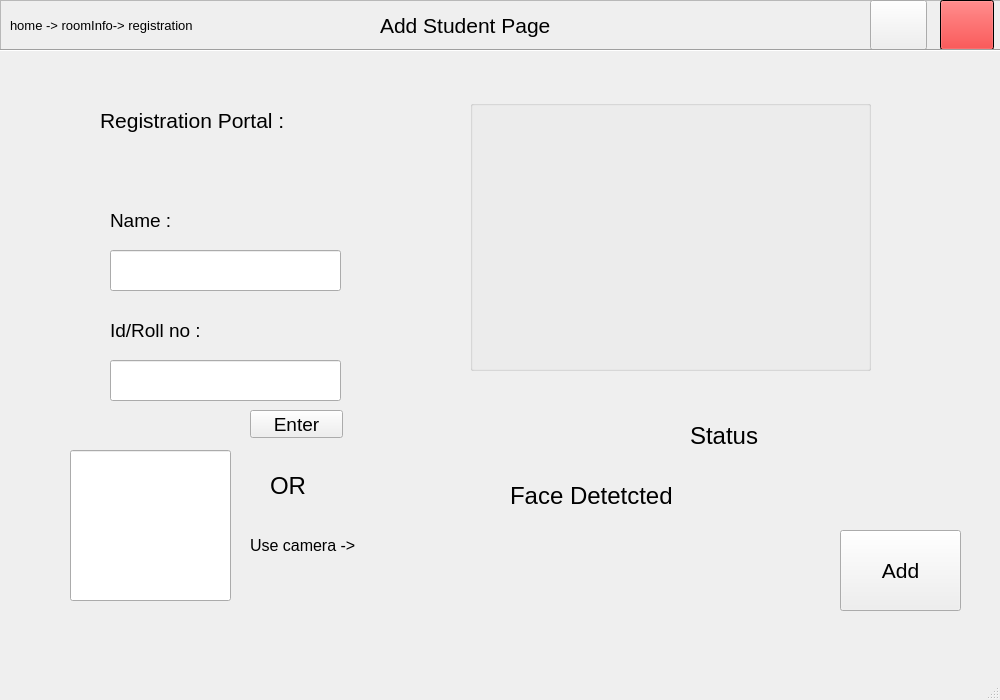
<?xml version="1.0" encoding="UTF-8"?>
<ui version="4.0">
 <class>MainWindow</class>
 <widget class="QMainWindow" name="MainWindow">
  <property name="geometry">
   <rect>
    <x>0</x>
    <y>0</y>
    <width>1000</width>
    <height>700</height>
   </rect>
  </property>
  <property name="windowTitle">
   <string>MainWindow</string>
  </property>
  <widget class="QWidget" name="centralwidget">
   <widget class="QPushButton" name="user_icon_button">
    <property name="geometry">
     <rect>
      <x>870</x>
      <y>0</y>
      <width>57</width>
      <height>50</height>
     </rect>
    </property>
    <property name="text">
     <string/>
    </property>
    <property name="icon">
     <iconset>
      <normaloff>../assets/user_icon.png</normaloff>../assets/user_icon.png</iconset>
    </property>
    <property name="iconSize">
     <size>
      <width>58</width>
      <height>54</height>
     </size>
    </property>
   </widget>
   <widget class="QPushButton" name="hamburger_button">
    <property name="geometry">
     <rect>
      <x>940</x>
      <y>0</y>
      <width>54</width>
      <height>50</height>
     </rect>
    </property>
    <property name="palette">
     <palette>
      <active>
       <colorrole role="WindowText">
        <brush brushstyle="SolidPattern">
         <color alpha="255">
          <red>255</red>
          <green>0</green>
          <blue>0</blue>
         </color>
        </brush>
       </colorrole>
       <colorrole role="Button">
        <brush brushstyle="SolidPattern">
         <color alpha="255">
          <red>255</red>
          <green>0</green>
          <blue>0</blue>
         </color>
        </brush>
       </colorrole>
       <colorrole role="Midlight">
        <brush brushstyle="SolidPattern">
         <color alpha="255">
          <red>0</red>
          <green>0</green>
          <blue>0</blue>
         </color>
        </brush>
       </colorrole>
       <colorrole role="Dark">
        <brush brushstyle="SolidPattern">
         <color alpha="255">
          <red>255</red>
          <green>0</green>
          <blue>0</blue>
         </color>
        </brush>
       </colorrole>
       <colorrole role="Text">
        <brush brushstyle="SolidPattern">
         <color alpha="255">
          <red>0</red>
          <green>0</green>
          <blue>0</blue>
         </color>
        </brush>
       </colorrole>
       <colorrole role="ButtonText">
        <brush brushstyle="SolidPattern">
         <color alpha="255">
          <red>255</red>
          <green>0</green>
          <blue>0</blue>
         </color>
        </brush>
       </colorrole>
       <colorrole role="Base">
        <brush brushstyle="SolidPattern">
         <color alpha="255">
          <red>0</red>
          <green>0</green>
          <blue>0</blue>
         </color>
        </brush>
       </colorrole>
       <colorrole role="Window">
        <brush brushstyle="SolidPattern">
         <color alpha="255">
          <red>0</red>
          <green>0</green>
          <blue>0</blue>
         </color>
        </brush>
       </colorrole>
       <colorrole role="Shadow">
        <brush brushstyle="SolidPattern">
         <color alpha="255">
          <red>0</red>
          <green>0</green>
          <blue>0</blue>
         </color>
        </brush>
       </colorrole>
       <colorrole role="AlternateBase">
        <brush brushstyle="SolidPattern">
         <color alpha="255">
          <red>0</red>
          <green>0</green>
          <blue>0</blue>
         </color>
        </brush>
       </colorrole>
       <colorrole role="PlaceholderText">
        <brush brushstyle="SolidPattern">
         <color alpha="128">
          <red>0</red>
          <green>0</green>
          <blue>0</blue>
         </color>
        </brush>
       </colorrole>
      </active>
      <inactive>
       <colorrole role="WindowText">
        <brush brushstyle="SolidPattern">
         <color alpha="255">
          <red>255</red>
          <green>0</green>
          <blue>0</blue>
         </color>
        </brush>
       </colorrole>
       <colorrole role="Button">
        <brush brushstyle="SolidPattern">
         <color alpha="255">
          <red>255</red>
          <green>0</green>
          <blue>0</blue>
         </color>
        </brush>
       </colorrole>
       <colorrole role="Midlight">
        <brush brushstyle="SolidPattern">
         <color alpha="255">
          <red>0</red>
          <green>0</green>
          <blue>0</blue>
         </color>
        </brush>
       </colorrole>
       <colorrole role="Dark">
        <brush brushstyle="SolidPattern">
         <color alpha="255">
          <red>255</red>
          <green>0</green>
          <blue>0</blue>
         </color>
        </brush>
       </colorrole>
       <colorrole role="Text">
        <brush brushstyle="SolidPattern">
         <color alpha="255">
          <red>0</red>
          <green>0</green>
          <blue>0</blue>
         </color>
        </brush>
       </colorrole>
       <colorrole role="ButtonText">
        <brush brushstyle="SolidPattern">
         <color alpha="255">
          <red>255</red>
          <green>0</green>
          <blue>0</blue>
         </color>
        </brush>
       </colorrole>
       <colorrole role="Base">
        <brush brushstyle="SolidPattern">
         <color alpha="255">
          <red>0</red>
          <green>0</green>
          <blue>0</blue>
         </color>
        </brush>
       </colorrole>
       <colorrole role="Window">
        <brush brushstyle="SolidPattern">
         <color alpha="255">
          <red>0</red>
          <green>0</green>
          <blue>0</blue>
         </color>
        </brush>
       </colorrole>
       <colorrole role="Shadow">
        <brush brushstyle="SolidPattern">
         <color alpha="255">
          <red>0</red>
          <green>0</green>
          <blue>0</blue>
         </color>
        </brush>
       </colorrole>
       <colorrole role="AlternateBase">
        <brush brushstyle="SolidPattern">
         <color alpha="255">
          <red>0</red>
          <green>0</green>
          <blue>0</blue>
         </color>
        </brush>
       </colorrole>
       <colorrole role="PlaceholderText">
        <brush brushstyle="SolidPattern">
         <color alpha="128">
          <red>0</red>
          <green>0</green>
          <blue>0</blue>
         </color>
        </brush>
       </colorrole>
      </inactive>
      <disabled>
       <colorrole role="WindowText">
        <brush brushstyle="SolidPattern">
         <color alpha="255">
          <red>255</red>
          <green>0</green>
          <blue>0</blue>
         </color>
        </brush>
       </colorrole>
       <colorrole role="Button">
        <brush brushstyle="SolidPattern">
         <color alpha="255">
          <red>255</red>
          <green>0</green>
          <blue>0</blue>
         </color>
        </brush>
       </colorrole>
       <colorrole role="Midlight">
        <brush brushstyle="SolidPattern">
         <color alpha="255">
          <red>0</red>
          <green>0</green>
          <blue>0</blue>
         </color>
        </brush>
       </colorrole>
       <colorrole role="Dark">
        <brush brushstyle="SolidPattern">
         <color alpha="255">
          <red>255</red>
          <green>0</green>
          <blue>0</blue>
         </color>
        </brush>
       </colorrole>
       <colorrole role="Text">
        <brush brushstyle="SolidPattern">
         <color alpha="255">
          <red>255</red>
          <green>0</green>
          <blue>0</blue>
         </color>
        </brush>
       </colorrole>
       <colorrole role="ButtonText">
        <brush brushstyle="SolidPattern">
         <color alpha="255">
          <red>255</red>
          <green>0</green>
          <blue>0</blue>
         </color>
        </brush>
       </colorrole>
       <colorrole role="Base">
        <brush brushstyle="SolidPattern">
         <color alpha="255">
          <red>0</red>
          <green>0</green>
          <blue>0</blue>
         </color>
        </brush>
       </colorrole>
       <colorrole role="Window">
        <brush brushstyle="SolidPattern">
         <color alpha="255">
          <red>0</red>
          <green>0</green>
          <blue>0</blue>
         </color>
        </brush>
       </colorrole>
       <colorrole role="Shadow">
        <brush brushstyle="SolidPattern">
         <color alpha="255">
          <red>0</red>
          <green>0</green>
          <blue>0</blue>
         </color>
        </brush>
       </colorrole>
       <colorrole role="AlternateBase">
        <brush brushstyle="SolidPattern">
         <color alpha="255">
          <red>0</red>
          <green>0</green>
          <blue>0</blue>
         </color>
        </brush>
       </colorrole>
       <colorrole role="PlaceholderText">
        <brush brushstyle="SolidPattern">
         <color alpha="128">
          <red>0</red>
          <green>0</green>
          <blue>0</blue>
         </color>
        </brush>
       </colorrole>
      </disabled>
     </palette>
    </property>
    <property name="font">
     <font>
      <pointsize>16</pointsize>
     </font>
    </property>
    <property name="text">
     <string/>
    </property>
    <property name="icon">
     <iconset>
      <normaloff>../assets/hamburgerr.png</normaloff>../assets/hamburgerr.png</iconset>
    </property>
    <property name="iconSize">
     <size>
      <width>80</width>
      <height>60</height>
     </size>
    </property>
   </widget>
   <widget class="Line" name="Horizontal_line_at_top_1">
    <property name="geometry">
     <rect>
      <x>0</x>
      <y>42</y>
      <width>1001</width>
      <height>16</height>
     </rect>
    </property>
    <property name="orientation">
     <enum>Qt::Horizontal</enum>
    </property>
   </widget>
   <widget class="QLabel" name="navigation_bar">
    <property name="geometry">
     <rect>
      <x>10</x>
      <y>10</y>
      <width>371</width>
      <height>31</height>
     </rect>
    </property>
    <property name="font">
     <font>
      <pointsize>10</pointsize>
     </font>
    </property>
    <property name="text">
     <string>home -&gt; roomInfo-&gt; registration</string>
    </property>
   </widget>
   <widget class="QFrame" name="background_frame_top_1">
    <property name="geometry">
     <rect>
      <x>0</x>
      <y>0</y>
      <width>1001</width>
      <height>51</height>
     </rect>
    </property>
    <property name="palette">
     <palette>
      <active>
       <colorrole role="Light">
        <brush brushstyle="SolidPattern">
         <color alpha="255">
          <red>226</red>
          <green>226</green>
          <blue>0</blue>
         </color>
        </brush>
       </colorrole>
       <colorrole role="Base">
        <brush brushstyle="SolidPattern">
         <color alpha="255">
          <red>255</red>
          <green>255</green>
          <blue>255</blue>
         </color>
        </brush>
       </colorrole>
       <colorrole role="HighlightedText">
        <brush brushstyle="SolidPattern">
         <color alpha="255">
          <red>255</red>
          <green>255</green>
          <blue>0</blue>
         </color>
        </brush>
       </colorrole>
      </active>
      <inactive>
       <colorrole role="Light">
        <brush brushstyle="SolidPattern">
         <color alpha="255">
          <red>226</red>
          <green>226</green>
          <blue>0</blue>
         </color>
        </brush>
       </colorrole>
       <colorrole role="Base">
        <brush brushstyle="SolidPattern">
         <color alpha="255">
          <red>255</red>
          <green>255</green>
          <blue>255</blue>
         </color>
        </brush>
       </colorrole>
       <colorrole role="HighlightedText">
        <brush brushstyle="SolidPattern">
         <color alpha="255">
          <red>255</red>
          <green>255</green>
          <blue>0</blue>
         </color>
        </brush>
       </colorrole>
      </inactive>
      <disabled>
       <colorrole role="Light">
        <brush brushstyle="SolidPattern">
         <color alpha="255">
          <red>226</red>
          <green>226</green>
          <blue>0</blue>
         </color>
        </brush>
       </colorrole>
       <colorrole role="Base">
        <brush brushstyle="SolidPattern">
         <color alpha="255">
          <red>240</red>
          <green>240</green>
          <blue>240</blue>
         </color>
        </brush>
       </colorrole>
       <colorrole role="HighlightedText">
        <brush brushstyle="SolidPattern">
         <color alpha="255">
          <red>255</red>
          <green>255</green>
          <blue>0</blue>
         </color>
        </brush>
       </colorrole>
      </disabled>
     </palette>
    </property>
    <property name="frameShape">
     <enum>QFrame::StyledPanel</enum>
    </property>
    <property name="frameShadow">
     <enum>QFrame::Raised</enum>
    </property>
    <widget class="QLabel" name="add_student_logo_atTop">
     <property name="geometry">
      <rect>
       <x>380</x>
       <y>10</y>
       <width>271</width>
       <height>31</height>
      </rect>
     </property>
     <property name="palette">
      <palette>
       <active>
        <colorrole role="Base">
         <brush brushstyle="SolidPattern">
          <color alpha="255">
           <red>255</red>
           <green>240</green>
           <blue>24</blue>
          </color>
         </brush>
        </colorrole>
       </active>
       <inactive>
        <colorrole role="Base">
         <brush brushstyle="SolidPattern">
          <color alpha="255">
           <red>255</red>
           <green>240</green>
           <blue>24</blue>
          </color>
         </brush>
        </colorrole>
       </inactive>
       <disabled>
        <colorrole role="Base">
         <brush brushstyle="SolidPattern">
          <color alpha="255">
           <red>240</red>
           <green>240</green>
           <blue>240</blue>
          </color>
         </brush>
        </colorrole>
       </disabled>
      </palette>
     </property>
     <property name="font">
      <font>
       <pointsize>16</pointsize>
      </font>
     </property>
     <property name="text">
      <string>Add Student Page</string>
     </property>
    </widget>
   </widget>
   <widget class="QWidget" name="widget_registration_portal" native="true">
    <property name="geometry">
     <rect>
      <x>60</x>
      <y>170</y>
      <width>331</width>
      <height>471</height>
     </rect>
    </property>
    <property name="font">
     <font>
      <pointsize>14</pointsize>
     </font>
    </property>
    <widget class="QLineEdit" name="name_input_box">
     <property name="geometry">
      <rect>
       <x>50</x>
       <y>80</y>
       <width>231</width>
       <height>41</height>
      </rect>
     </property>
     <property name="text">
      <string/>
     </property>
    </widget>
    <widget class="QLabel" name="name_heading">
     <property name="geometry">
      <rect>
       <x>50</x>
       <y>30</y>
       <width>161</width>
       <height>41</height>
      </rect>
     </property>
     <property name="text">
      <string>Name :</string>
     </property>
    </widget>
    <widget class="QLabel" name="id_heading">
     <property name="geometry">
      <rect>
       <x>50</x>
       <y>140</y>
       <width>161</width>
       <height>41</height>
      </rect>
     </property>
     <property name="text">
      <string>Id/Roll no :</string>
     </property>
    </widget>
    <widget class="QLineEdit" name="id_input_box">
     <property name="geometry">
      <rect>
       <x>50</x>
       <y>190</y>
       <width>231</width>
       <height>41</height>
      </rect>
     </property>
     <property name="text">
      <string/>
     </property>
    </widget>
    <widget class="QLineEdit" name="lineEdit_3">
     <property name="geometry">
      <rect>
       <x>10</x>
       <y>280</y>
       <width>161</width>
       <height>151</height>
      </rect>
     </property>
     <property name="dragEnabled">
      <bool>true</bool>
     </property>
    </widget>
    <widget class="QLabel" name="or_heading">
     <property name="geometry">
      <rect>
       <x>210</x>
       <y>290</y>
       <width>71</width>
       <height>51</height>
      </rect>
     </property>
     <property name="font">
      <font>
       <pointsize>18</pointsize>
      </font>
     </property>
     <property name="text">
      <string>OR</string>
     </property>
    </widget>
    <widget class="QLabel" name="useCamera_heading">
     <property name="geometry">
      <rect>
       <x>190</x>
       <y>350</y>
       <width>151</width>
       <height>51</height>
      </rect>
     </property>
     <property name="font">
      <font>
       <pointsize>12</pointsize>
      </font>
     </property>
     <property name="text">
      <string>Use camera -&gt;</string>
     </property>
    </widget>
    <widget class="QPushButton" name="enter_button">
     <property name="geometry">
      <rect>
       <x>190</x>
       <y>240</y>
       <width>93</width>
       <height>28</height>
      </rect>
     </property>
     <property name="text">
      <string>Enter</string>
     </property>
    </widget>
   </widget>
   <widget class="QLabel" name="registration_portal_heading">
    <property name="geometry">
     <rect>
      <x>100</x>
      <y>90</y>
      <width>281</width>
      <height>61</height>
     </rect>
    </property>
    <property name="font">
     <font>
      <pointsize>16</pointsize>
     </font>
    </property>
    <property name="text">
     <string>Registration Portal : </string>
    </property>
   </widget>
   <widget class="QPushButton" name="pushButton">
    <property name="geometry">
     <rect>
      <x>840</x>
      <y>530</y>
      <width>121</width>
      <height>81</height>
     </rect>
    </property>
    <property name="font">
     <font>
      <pointsize>16</pointsize>
     </font>
    </property>
    <property name="mouseTracking">
     <bool>true</bool>
    </property>
    <property name="autoFillBackground">
     <bool>false</bool>
    </property>
    <property name="styleSheet">
     <string notr="true"/>
    </property>
    <property name="text">
     <string>Add</string>
    </property>
    <property name="shortcut">
     <string>Return</string>
    </property>
   </widget>
   <widget class="QGroupBox" name="gridGroupBox">
    <property name="geometry">
     <rect>
      <x>470</x>
      <y>100</y>
      <width>401</width>
      <height>271</height>
     </rect>
    </property>
    <property name="palette">
     <palette>
      <active>
       <colorrole role="Base">
        <brush brushstyle="SolidPattern">
         <color alpha="255">
          <red>220</red>
          <green>220</green>
          <blue>220</blue>
         </color>
        </brush>
       </colorrole>
      </active>
      <inactive>
       <colorrole role="Base">
        <brush brushstyle="SolidPattern">
         <color alpha="255">
          <red>220</red>
          <green>220</green>
          <blue>220</blue>
         </color>
        </brush>
       </colorrole>
      </inactive>
      <disabled>
       <colorrole role="Base">
        <brush brushstyle="SolidPattern">
         <color alpha="255">
          <red>240</red>
          <green>240</green>
          <blue>240</blue>
         </color>
        </brush>
       </colorrole>
      </disabled>
     </palette>
    </property>
    <layout class="QGridLayout" name="gridLayout"/>
   </widget>
   <widget class="QLabel" name="label">
    <property name="geometry">
     <rect>
      <x>510</x>
      <y>470</y>
      <width>281</width>
      <height>51</height>
     </rect>
    </property>
    <property name="font">
     <font>
      <pointsize>18</pointsize>
     </font>
    </property>
    <property name="text">
     <string>Face Detetcted</string>
    </property>
   </widget>
   <widget class="QLabel" name="label_2">
    <property name="geometry">
     <rect>
      <x>540</x>
      <y>410</y>
      <width>71</width>
      <height>51</height>
     </rect>
    </property>
    <property name="palette">
     <palette>
      <active>
       <colorrole role="Base">
        <brush brushstyle="SolidPattern">
         <color alpha="255">
          <red>217</red>
          <green>217</green>
          <blue>217</blue>
         </color>
        </brush>
       </colorrole>
      </active>
      <inactive>
       <colorrole role="Base">
        <brush brushstyle="SolidPattern">
         <color alpha="255">
          <red>217</red>
          <green>217</green>
          <blue>217</blue>
         </color>
        </brush>
       </colorrole>
      </inactive>
      <disabled>
       <colorrole role="Base">
        <brush brushstyle="SolidPattern">
         <color alpha="255">
          <red>240</red>
          <green>240</green>
          <blue>240</blue>
         </color>
        </brush>
       </colorrole>
      </disabled>
     </palette>
    </property>
    <property name="text">
     <string/>
    </property>
    <property name="pixmap">
     <pixmap>../assets/tick.png</pixmap>
    </property>
    <property name="scaledContents">
     <bool>true</bool>
    </property>
   </widget>
   <widget class="QLabel" name="label_3">
    <property name="geometry">
     <rect>
      <x>690</x>
      <y>410</y>
      <width>141</width>
      <height>51</height>
     </rect>
    </property>
    <property name="font">
     <font>
      <pointsize>18</pointsize>
     </font>
    </property>
    <property name="text">
     <string>Status</string>
    </property>
   </widget>
   <zorder>registration_portal_heading</zorder>
   <zorder>background_frame_top_1</zorder>
   <zorder>user_icon_button</zorder>
   <zorder>hamburger_button</zorder>
   <zorder>Horizontal_line_at_top_1</zorder>
   <zorder>navigation_bar</zorder>
   <zorder>widget_registration_portal</zorder>
   <zorder>pushButton</zorder>
   <zorder>gridGroupBox</zorder>
   <zorder>label</zorder>
   <zorder>label_2</zorder>
   <zorder>label_3</zorder>
  </widget>
  <widget class="QMenuBar" name="menubar">
   <property name="geometry">
    <rect>
     <x>0</x>
     <y>0</y>
     <width>1000</width>
     <height>26</height>
    </rect>
   </property>
  </widget>
  <widget class="QStatusBar" name="statusbar"/>
 </widget>
 <resources/>
 <connections/>
</ui>
